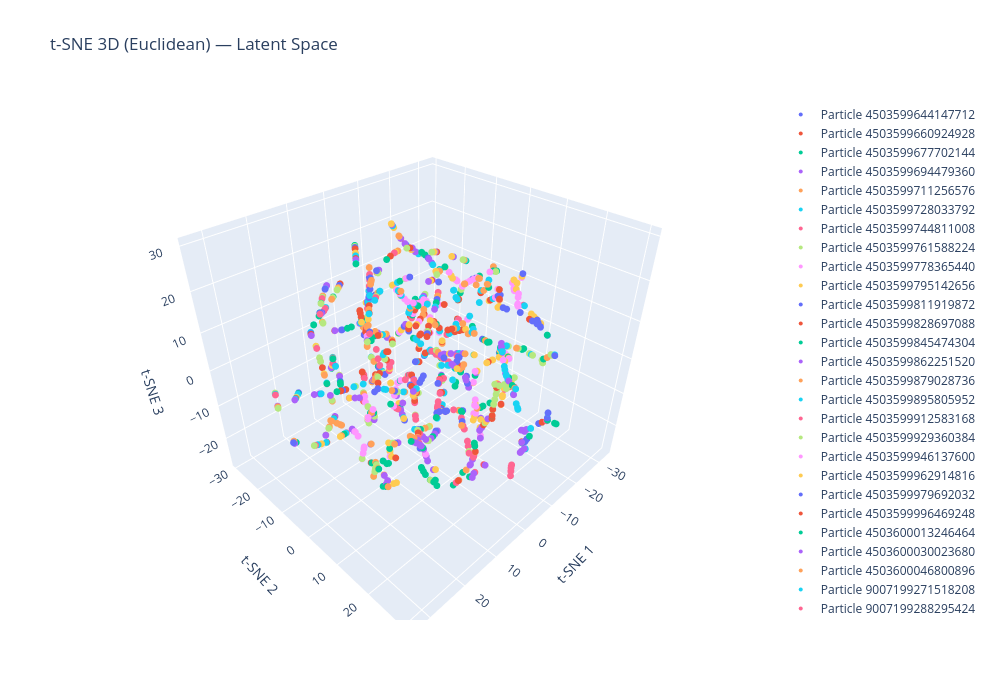

Notebook code cell kept with this figure:
### Code cell
# === 3D t-SNE (cosine metric, interactive plotly) ===
from sklearn.manifold import TSNE
import plotly.graph_objects as go

tsne_3d = TSNE(n_components=3, metric='euclidean', perplexity=3, random_state=42)
emb_tsne_3d = tsne_3d.fit_transform(emb_np)

fig = go.Figure()
for pid in unique_pids:
    mask = particle_ids == pid
    fig.add_trace(go.Scatter3d(
        x=emb_tsne_3d[mask, 0], y=emb_tsne_3d[mask, 1], z=emb_tsne_3d[mask, 2],
        mode='markers',
        marker=dict(size=4),
        name=f'Particle {pid}',
    ))

fig.update_layout(
    title='t-SNE 3D (Euclidean) — Latent Space',
    scene=dict(xaxis_title='t-SNE 1', yaxis_title='t-SNE 2', zaxis_title='t-SNE 3'),
    width=1000, height=700,
)
fig.show()
